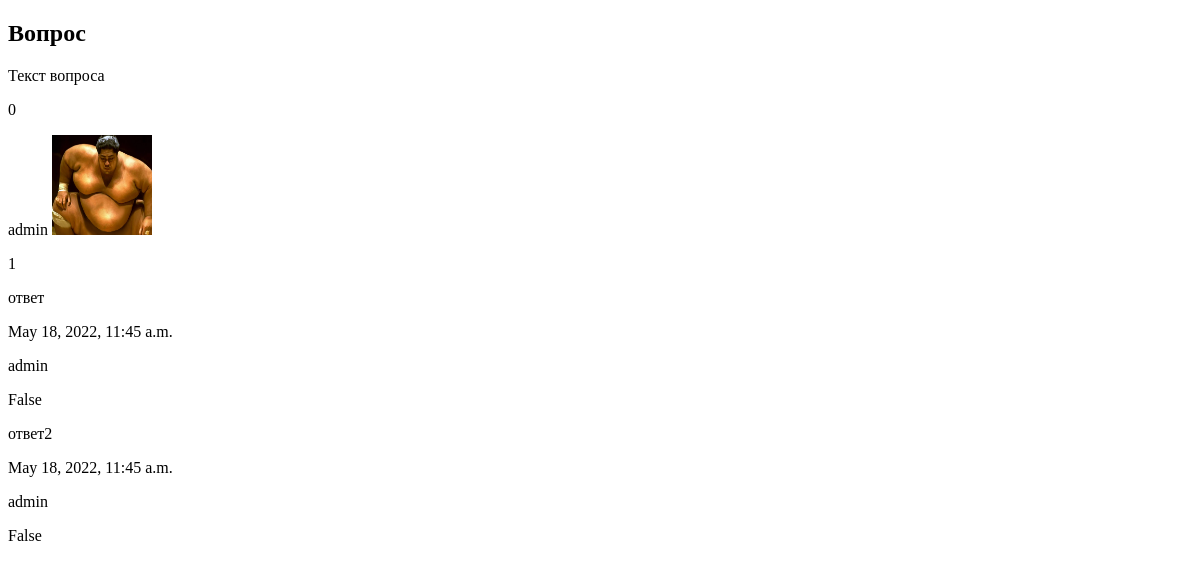
The app's page /blog/question_list/6/, older data.
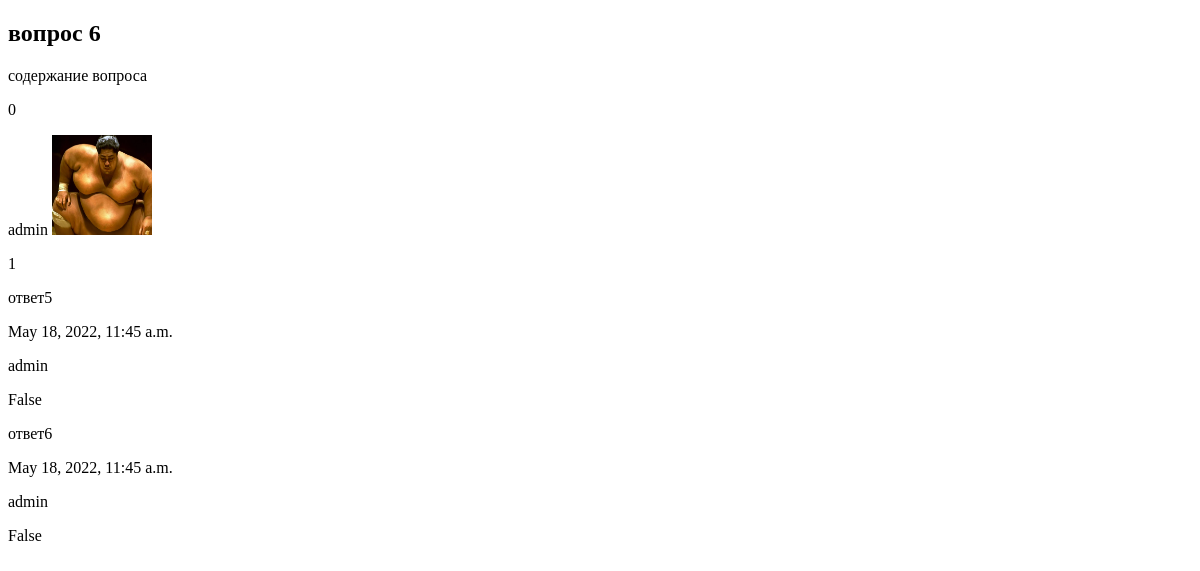
The same page, newer data.
### blog/models.py (models this page shows, shortened)
class Question(models.Model):
    title = models.CharField(max_length=255)
    content = models.TextField(max_length=10000)
    date = models.DateTimeField(auto_now_add=True, blank=True)
    author = models.ForeignKey(CustomUser, on_delete=models.CASCADE)
    tag = models.ForeignKey(Tag, on_delete=models.CASCADE)
    rating = models.IntegerField(default=0)

class Answer(models.Model):
    content = models.TextField(max_length=10000)
    date = models.DateTimeField(auto_now_add=True, blank=True)
    author = models.ForeignKey(CustomUser, on_delete=models.CASCADE)
    right = models.BooleanField(default=0)
    question_pk = models.IntegerField()

class Tag(models.Model):
    tag = models.CharField(max_length=255)
    def __str__(self):
        return self.tag

### users/models.py (models this page shows)
class CustomUser(AbstractUser):
    email = models.EmailField(unique=True)
    profile_pic = models.ImageField(null=True, blank=True, upload_to="images/profile/",
                                    default='images/deafult-profile-image.png')

### blog/views.py (the view)
# urls.py: path(r'question_list/<int:pk>/', question_with_answers_view, name='question'),
def question_with_answers_view(request, pk):
    question = Question.objects.get(pk=pk)
    answers = Answer.objects.filter(question_pk=pk)
    context = {'question': question, 'answers': answers}
    if request.method == 'POST':
        form = AskForm(request.POST)
        if form.is_valid():
            answer = Answer(content=form.cleaned_data['content'], author=request.user, question_pk=pk)
            answer.save()
    else:
        form = AskForm()
    context['form'] = form
    return render(request, 'question.html', context=context)

### templates/question.html (shortened to what this page needs)
<!DOCTYPE html>
{% block content %}
    <h2>{{ question.title }}</h2>
    <p>{{ question.content }}</p>
    <p>{{ question.rating }}</p>
    <p>{{ question.author }} <img src="{{ question.author.profile_pic.url }}" height=100 width=100><br></p>
    <p>{{ question.tag }}</p>
    {% for answer in answers %}
        <p>{{ answer.content }}</p>
        <p>{{ answer.date }}</p>
        <p>{{ answer.author }}</p>
        <p>{{ answer.right }}</p>
    {% empty %}
    <p>Нет ответов</p>
    {% endfor %}
{% endblock %}

Row changes from the older to the newer data that the page shows:
changed Question "admin": title "Вопрос" → "вопрос 6"; content "Текст вопроса" → "содержание вопроса"
changed Answer: content "ответ" → "ответ5"
changed Answer: content "ответ2" → "ответ6"
